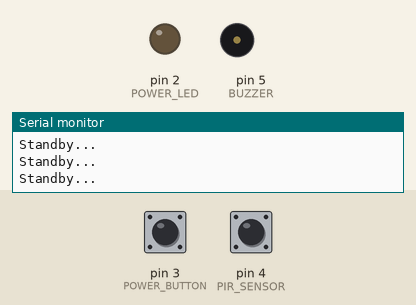
Bench run of a sketch on a simulated Arduino Uno, built with avr-gcc and run on an emulated ATmega328P. Shown: output pins drawn as LEDs (lit = HIGH), buzzer (waves = sounding), the last lines printed to the serial monitor. The test bench sets the inputs (shaded band); at power-on: pin 3 (POWER_BUTTON) HIGH, pin 4 (PIR_SENSOR) LOW.

Above: at 1.2 s.
1.3 s: pin 3 (POWER_BUTTON) pulled LOW for 0.15 s
At 2.1 s:
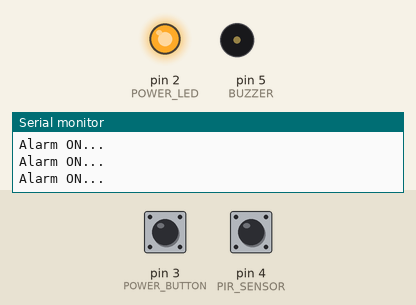
2.9 s: pin 4 (PIR_SENSOR) driven HIGH
At 3.3 s:
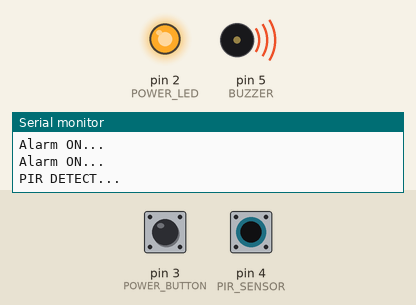
5.9 s: pin 4 (PIR_SENSOR) driven LOW
7.4 s: pin 4 (PIR_SENSOR) pulsed HIGH 2 times (0.12 s each, 0.3 s apart)
At 11.4 s:
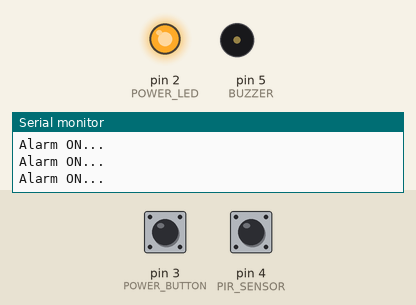
Timing chart, 0 to 12.0 s (numbered marks = the images above; inputs shaded):
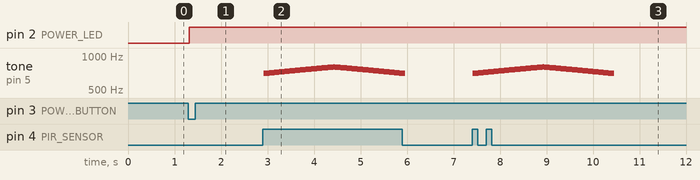

The sketch:

Code.ino
```cpp
/******************************************************************
*   Programador..............: (c) Tiago Machado
*   Data.....................: 21/01/2025
*   Observações..............: Alarme
******************************************************************/

const int BAUD_RATE = 9600;
const byte POWER_LED = 2;
const byte POWER_BUTTON = 3;
const byte PIR_SENSOR = 4;
const byte BUZZER = 5;

const byte STANDBY = 0;
const byte POWER_ON = 1;
const byte ALARM_ON = 2;
const byte PIR_DETECT = 3;

const bool DEBUG = true;

byte alarmState;

  void setup() {
    Serial.begin(BAUD_RATE);

    pinMode(POWER_LED, OUTPUT);
    pinMode(POWER_BUTTON, INPUT);
    pinMode(PIR_SENSOR, INPUT);
    pinMode(BUZZER, OUTPUT);

    alarmState = STANDBY;
    digitalWrite(POWER_LED, LOW);
}

  void loop() {
    switch (alarmState) {
      case STANDBY: {
        if (DEBUG) Serial.println("Standby...");

        if (digitalRead(POWER_BUTTON) == LOW) {
        alarmState = POWER_ON;
      }
        break;
    }

      case POWER_ON: {
        if (DEBUG) Serial.println("Power ON...");

      digitalWrite(POWER_LED, HIGH);
      delay(300);
      alarmState = ALARM_ON;
      break;
    }

    case ALARM_ON: {
        if (DEBUG) Serial.println("Alarm ON...");

        if (digitalRead(PIR_SENSOR) == HIGH) {
        alarmState = PIR_DETECT;
      }
      break;
    }

    case PIR_DETECT: {
        if (DEBUG) Serial.println("PIR DETECT...");

        for (int i = 700; i <= 800; i++) {
        tone(BUZZER, i);
        delay(15);
      }
        for (int i = 800; i >= 700; i--) {
        tone(BUZZER, i);
        delay(15);
      }

        noTone(BUZZER);
        alarmState = ALARM_ON;
      break;
    }
  }
}
```

Measured:
- after the input at 1.3 s, pin 2 (POWER_LED): LOW → HIGH at once
- after the input at 2.9 s, tone on pin 5 (BUZZER): plays 700 Hz for 0.02 s, 701 Hz for 0.02 s, 702 Hz for 0.02 s, 703 Hz for 0.02 s, 704 Hz for 0.02 s, 705 Hz for 0.02 s … (198 notes in this stretch), starting at once
- after the input at 7.4 s, tone on pin 5 (BUZZER): plays 700 Hz for 0.02 s, 701 Hz for 0.02 s, 702 Hz for 0.02 s, 703 Hz for 0.02 s, 704 Hz for 0.02 s, 705 Hz for 0.02 s … (201 notes in this stretch), starting at once
